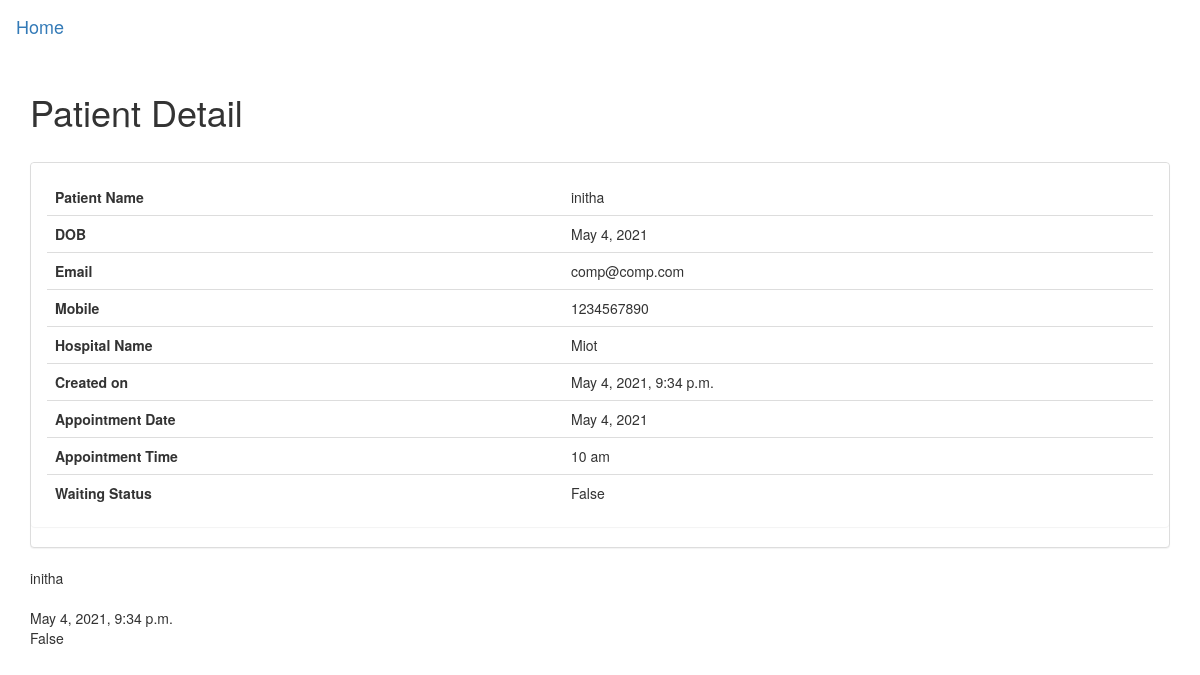
Before: /api/patient/4 with the older database file.
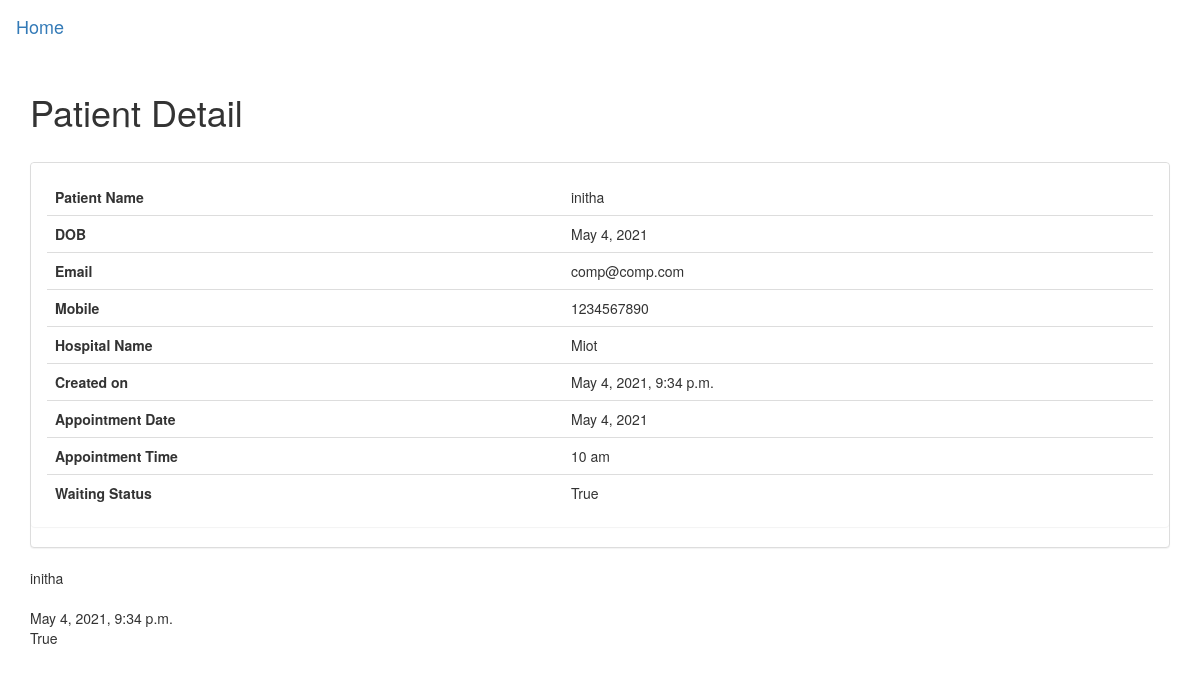
After: the same page with the newer database file.
### api/models.py (models this page shows, shortened)
class Patient(models.Model):
    patient_name=models.CharField(max_length=30)
    hospital=models.ForeignKey(Hospital, on_delete=models.CASCADE)
    email=models.EmailField(max_length = 254)
    mobile = PhoneField(help_text='Contact phone number')
    dob=models.DateField(default=timezone.now,max_length=8)
    appointment_date=models.DateField(default=date.today ,max_length=8)
    appointment_time=models.CharField(choices=appointment_time_choices, default='10 am', max_length=10)
    created_on=models.DateTimeField(default=timezone.now)
    waiting_status=models.BooleanField(default=True)

class Hospital(models.Model):
    name=models.CharField(max_length=40, unique=True)
    address=models.CharField(max_length=100)
    zipcode=models.CharField(max_length=6)
    mobile=PhoneField(help_text='Contact phone number')
    email = models.EmailField(max_length=254)
    def __str__(self):
        return self.name

### api/views.py (the view)
# urls.py: path("patient/<int:pk>", views.PatientDetailView.as_view(), name="patient_detail" ),
class PatientDetailView(DetailView): # for displaying api response in browser as webpage
    template_name = "patient_detail.html"
    fields = ['patient_name','hospital','email','mobile','dob','appointment_date','appointment_time', 'created_on', 'waiting_status']
    model=Patient

### api/templates/patient_detail.html
{% extends 'base.html' %}
{% block content %}
<div class="container">
    <h1><centre>Patient Detail</centre></h1><br>
    <div class="panel panel-default">
 	<div class="panel panel-body">
 	<table class="table table-stripped">
 	<tr>
        <td><strong>Patient Name</strong></td>
        <td>{{ patient.patient_name }}</td>
    </tr>
        <tr>
        <td><strong>DOB</strong></td>
        <td>{{ patient.dob }}</td>
    </tr>
        <tr>
        <td><strong>Email</strong></td>
        <td>{{ patient.email }}</td>
    </tr>
        <tr>
        <td><strong>Mobile</strong></td>
        <td>{{ patient.mobile }}</td>
    </tr>
        <tr>
        <td><strong>Hospital Name</strong></td>
        <td>{{ patient.hospital }}</td>
    </tr>
    <tr>
        <td><strong>Created on</strong></td>
        <td>{{ patient.created_on }}</td>
    </tr>
    <tr>
        <td><strong>Appointment Date</strong></td>
        <td>{{ patient.appointment_date }}</td>
    </tr>
        <tr>
        <td><strong>Appointment Time</strong></td>
        <td>{{ patient.appointment_time }}</td>
    </tr>
    <tr>
        <td><strong>Waiting Status</strong></td>
        <td>{{ patient.waiting_status }}</td>
    </table>
    </div>
</div>
{{ patient.patient_name }}<br>
{{ object.doctor }}<br>
{{ object.created_on }}<br>
{{ object.waiting_status }}<br>
</div>
{% endblock %}

Changed rows visible on the page:
changed Patient "initha": waiting_status "False" → "True"
